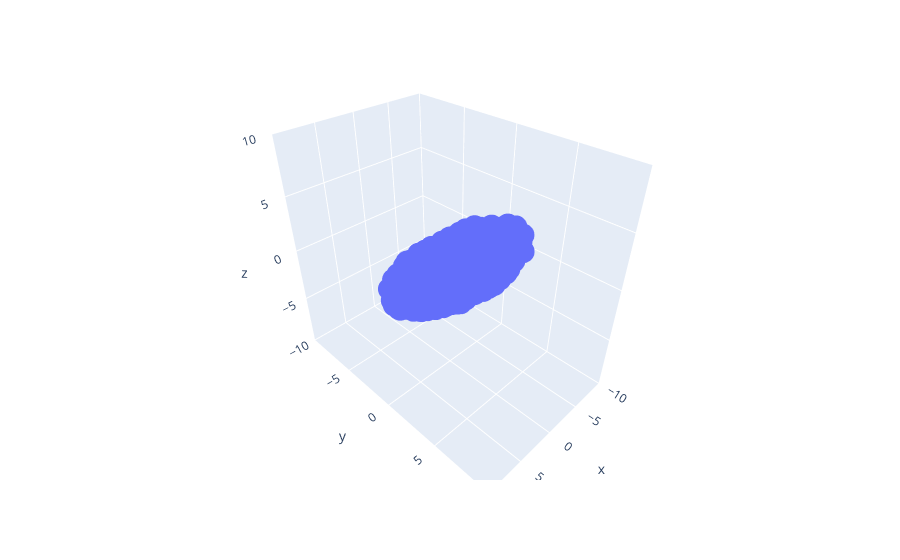

The notebook cell saved with this chart:
### Markdown cell above
### [Tutorial 1] Visualize the Data

The cell below will allow you to view the data as a 3D scatterplot. Rotate the data around and zoom in and out using your trackpad or the controls at the top right of the figure.

You should see that the data is an ellipsoid that looks roughly like a surfboard or a [hashbrown patty](https://www.google.com/search?q=hashbrown+patty&source=lnms&tbm=isch). That is, it is pretty long in one direction, pretty wide in another direction, and relatively thin along its third dimension. We can think of these as the "length", "width", and "thickness" of the surfboard data.

Observe that the surfboard is not aligned with the x/y/z axes.

If you get an error that your browser does not support webgl, you may need to restart your kernel and/or browser.

### Code cell
# just run this cell
fig = px.scatter_3d(surfboard, x='x', y='y', z='z', range_x = [-10, 10], range_y = [-10, 10], range_z = [-10, 10])
fig.show()

### Figure 1 — Plotly figure (JSON) as saved in the notebook; plotly's stock layout.template omitted (floating-point values rounded to 4 significant figures; data arrays with more than 128 entries replaced by an {"elided": "..."} marker saying what was removed)
{"data": [{"hovertemplate": "x=%{x}<br>y=%{y}<br>z=%{z}<extra></extra>", "legendgroup": "", "marker": {"color": "#636efa", "symbol": "circle"}, "mode": "markers", "name": "", "scene": "scene", "showlegend": false, "type": "scatter3d", "x": {"elided": "1000 float values"}, "y": {"elided": "1000 float values"}, "z": {"elided": "1000 float values"}}], "layout": {"legend": {"tracegroupgap": 0}, "margin": {"t": 60}, "scene": {"domain": {"x": [0, 1], "y": [0, 1]}, "xaxis": {"range": [-10, 10], "title": {"text": "x"}}, "yaxis": {"range": [-10, 10], "title": {"text": "y"}}, "zaxis": {"range": [-10, 10], "title": {"text": "z"}}}}}
